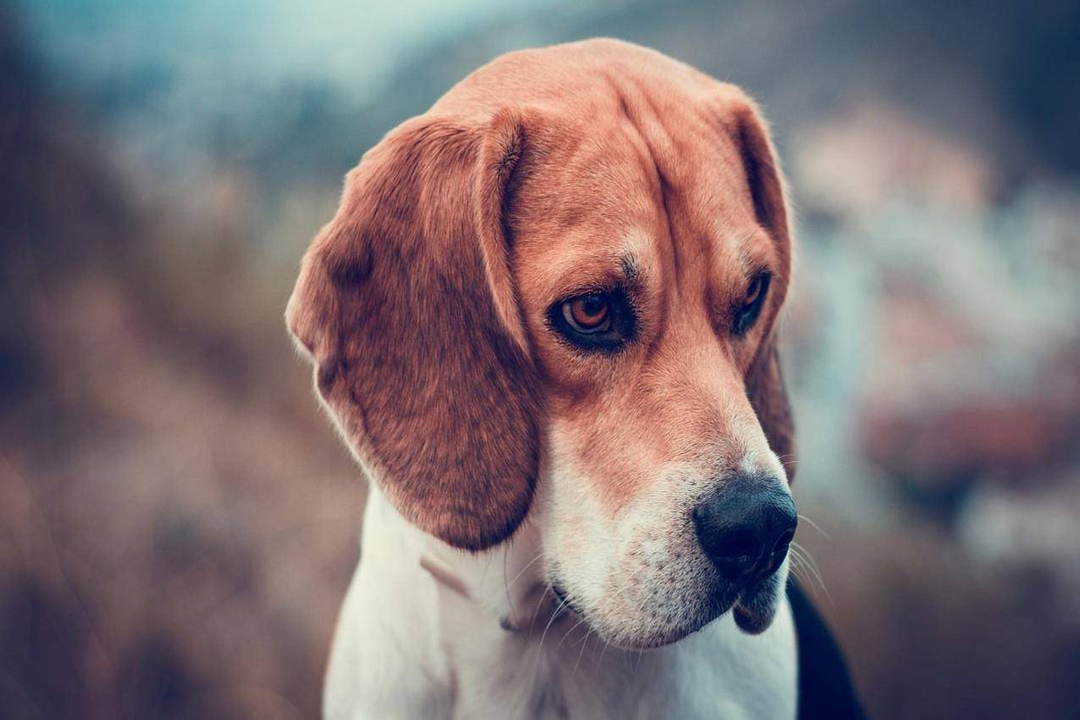
#> input picture resources/images/dog.png, 1080 x 720 px
$ python '027-图像旋转.py'
#> lines starting #> are read from the running program, lines starting #| are printed output that depends on the picture
# [5 lines of commented-out code are left out]

import cv2 as cv

img = cv.imread('../resources/images/dog.png')
#> img is the input picture: shape (720, 1080, 3); mean B, G, R 116.3, 112.5, 125.3
cv.imshow('img', img)
if cv.waitKey(0) & 0xFF == ord('q'):
#> (key q is pressed here)
    cv.destroyWindow('img')

# 顺时针旋转90度
result = cv.rotate(img, cv.ROTATE_90_CLOCKWISE)
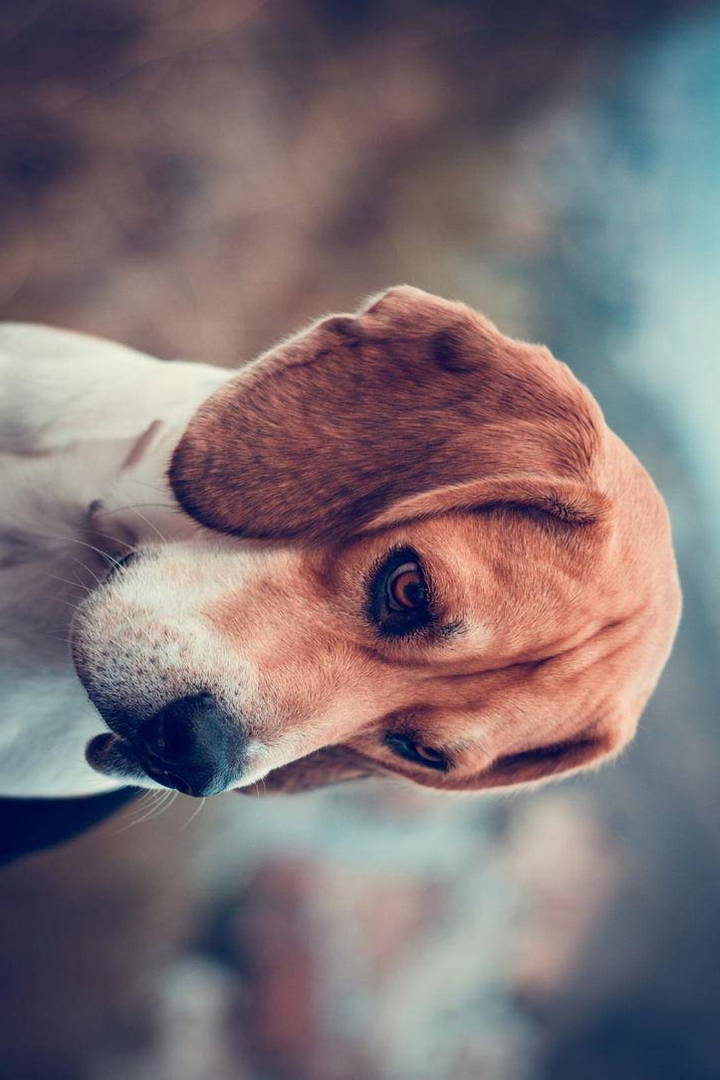
#> result: shape (1080, 720, 3); mean B, G, R 116.3, 112.5, 125.3
cv.imshow('result', result)
if cv.waitKey(0) & 0xFF == ord('q'):
#> (key q is pressed here)
    cv.destroyWindow('result')

# 逆时针旋转90度
result = cv.rotate(img, cv.ROTATE_90_COUNTERCLOCKWISE)
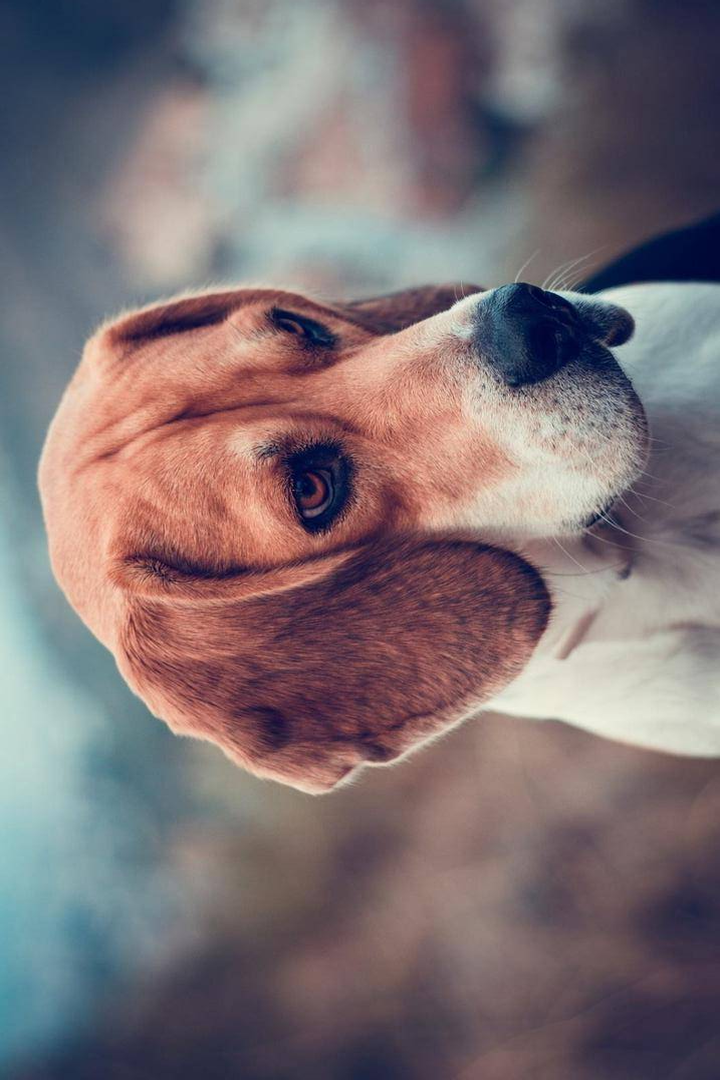
#> result: shape (1080, 720, 3); mean B, G, R 116.3, 112.5, 125.3
cv.imshow('result', result)
if cv.waitKey(0) & 0xFF == ord('q'):
#> (key q is pressed here)
    cv.destroyWindow('result')

# 旋转180度
result = cv.rotate(img, cv.ROTATE_180)
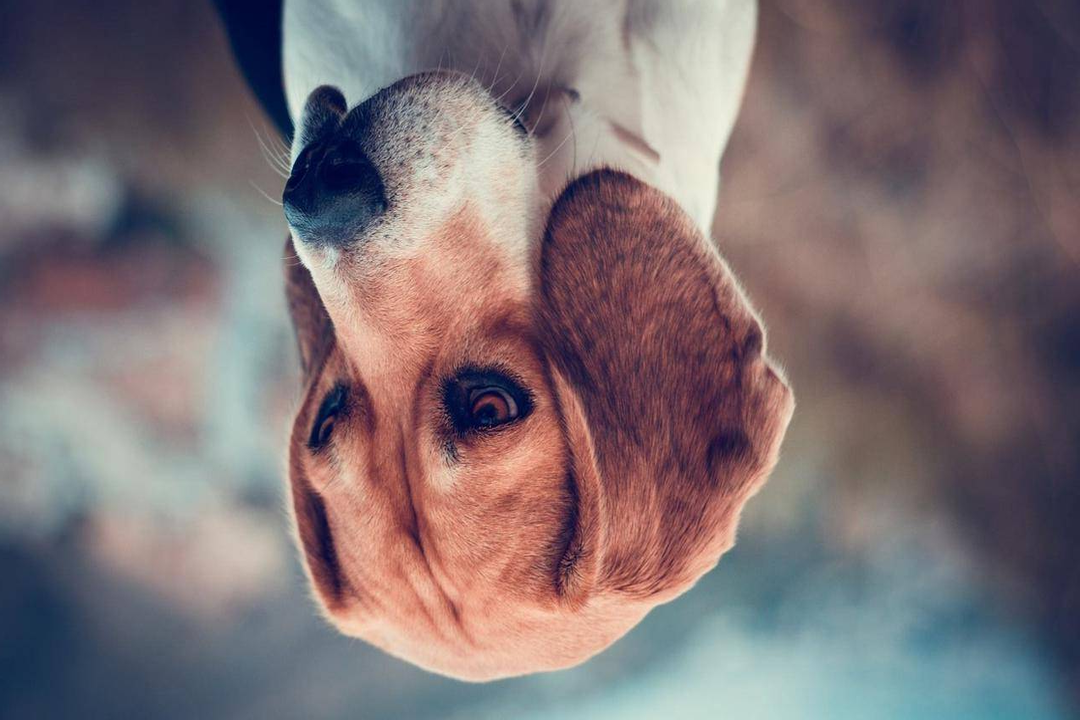
#> result: shape (720, 1080, 3); mean B, G, R 116.3, 112.5, 125.3
cv.imshow('result', result)
if cv.waitKey(0) & 0xFF == ord('q'):
#> (key q is pressed here)
    cv.destroyWindow('result')
